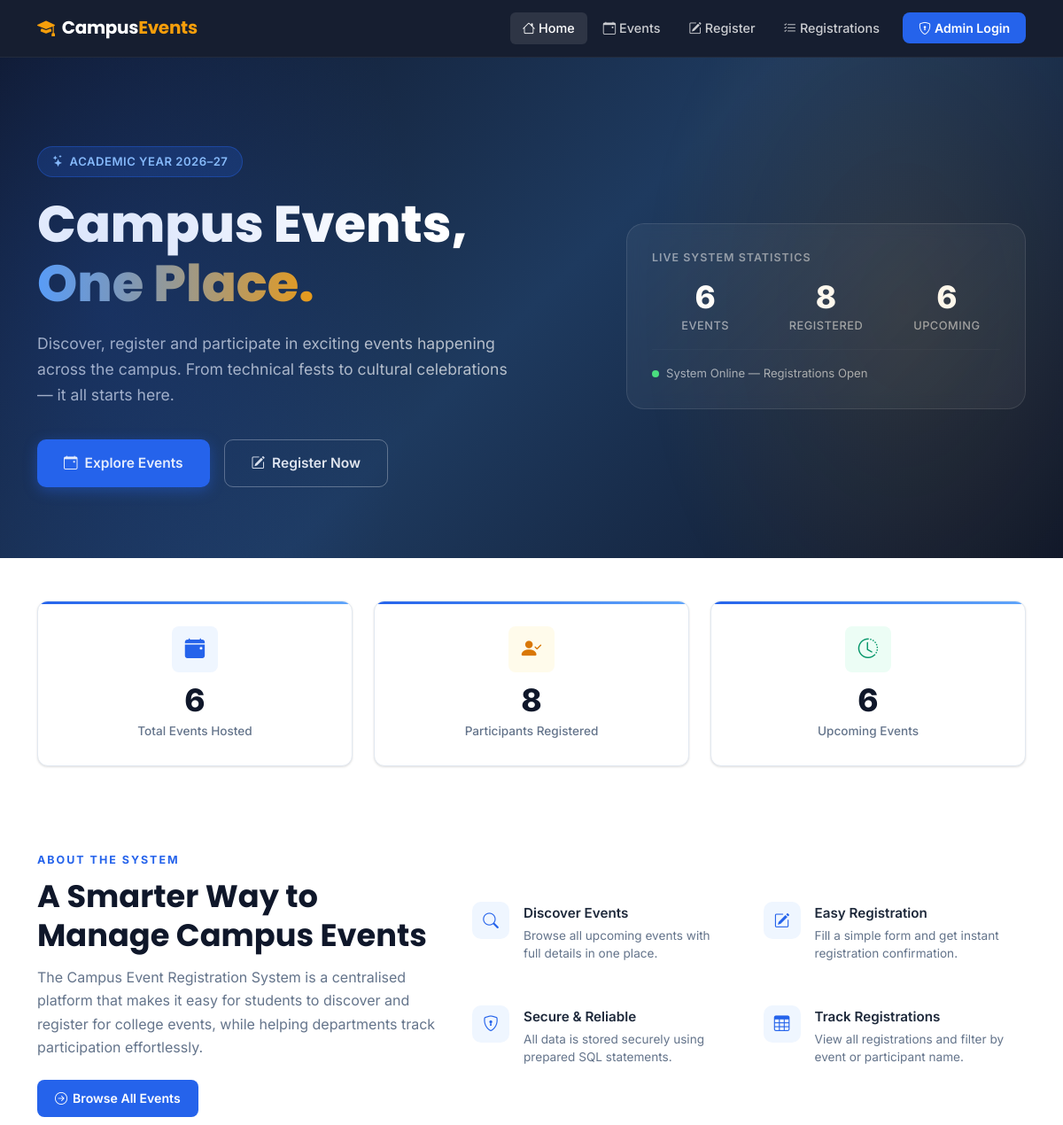
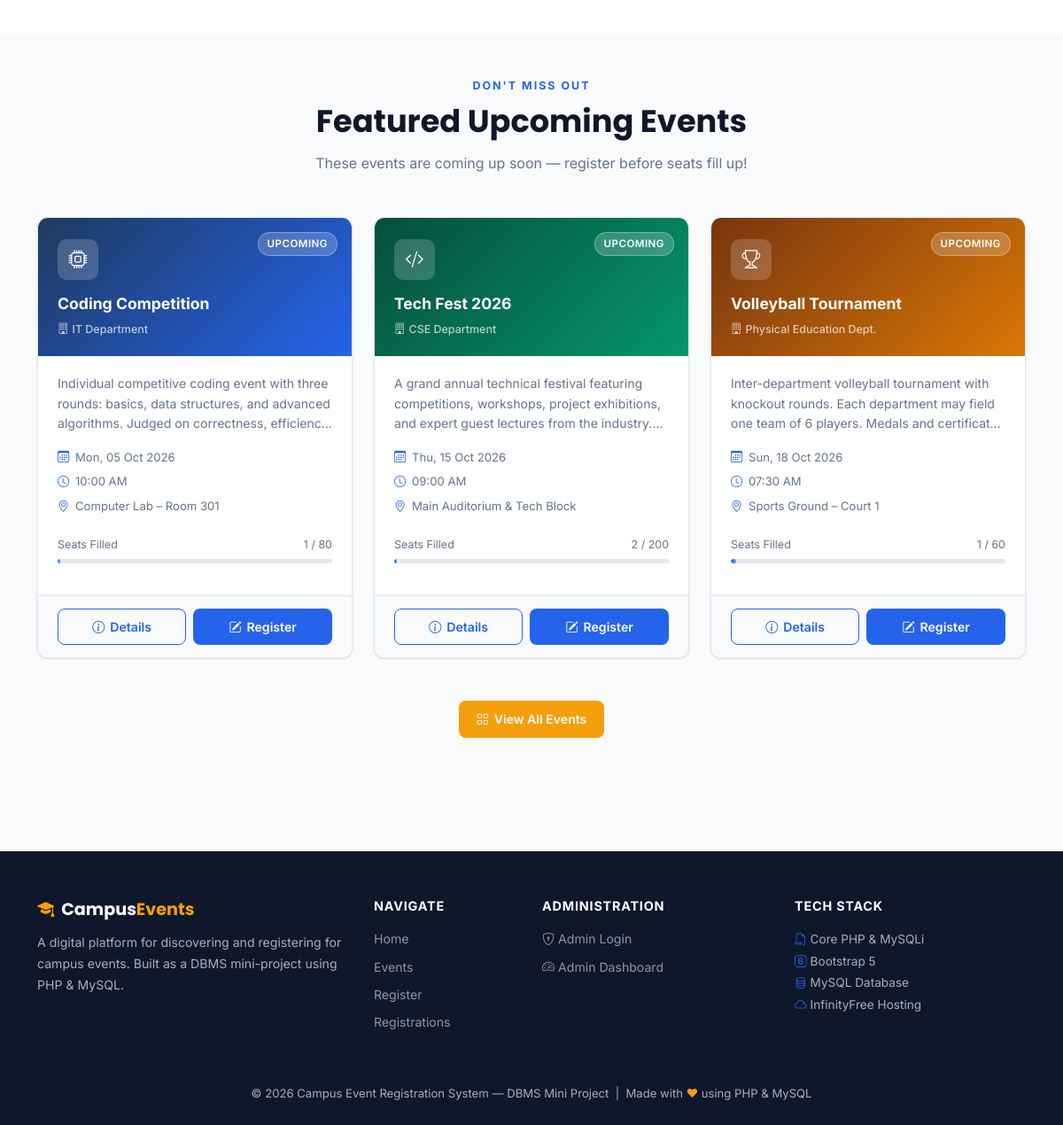
The page / on the database its author committed (2 pictures, top to bottom).
### tables this page shows
CREATE TABLE IF NOT EXISTS events (
    id              INT(11)       NOT NULL AUTO_INCREMENT,
    event_name      VARCHAR(150)  NOT NULL,
    description     TEXT          NOT NULL,
    event_date      DATE          NOT NULL,
    event_time      TIME          NOT NULL,
    venue           VARCHAR(200)  NOT NULL,
    organizer       VARCHAR(150)  NOT NULL,
    max_participants INT(11)      NOT NULL DEFAULT 100,
    status          ENUM('upcoming','ongoing','completed','cancelled') NOT NULL DEFAULT 'upcoming',
    created_at      TIMESTAMP     NOT NULL DEFAULT CURRENT_TIMESTAMP,
    PRIMARY KEY (id),
    INDEX idx_status (status),
    INDEX idx_event_date (event_date)
);

### index.php (the view, shortened to what this page needs)
<?php
require_once 'db.php';
$total_events = 0;
$total_regs   = 0;
$upcoming     = 0;
$res = mysqli_query($conn, "SELECT COUNT(*) AS cnt FROM events");
if ($res) { $total_events = mysqli_fetch_assoc($res)['cnt']; }
$res = mysqli_query($conn, "SELECT COUNT(*) AS cnt FROM registrations");
if ($res) { $total_regs = mysqli_fetch_assoc($res)['cnt']; }
$res = mysqli_query($conn, "SELECT COUNT(*) AS cnt FROM events WHERE status = 'upcoming' AND event_date >= CURDATE()");
if ($res) { $upcoming = mysqli_fetch_assoc($res)['cnt']; }
$featured_events = [];
$sql = "SELECT e.*,
               (SELECT COUNT(*) FROM registrations r WHERE r.event_id = e.id) AS reg_count
        FROM events e
        WHERE e.status = 'upcoming' AND e.event_date >= CURDATE()
        ORDER BY e.event_date ASC
        LIMIT 3";
$res = mysqli_query($conn, $sql);
if ($res) {
    while ($row = mysqli_fetch_assoc($res)) {
        $featured_events[] = $row;
    }
}
$card_colors = ['', 'green', 'amber', 'purple', 'red', 'teal'];
$card_icons  = [
    'bi-cpu',
    'bi-code-slash',
    'bi-trophy',
    'bi-easel2',
    'bi-camera-video',
    'bi-music-note-beamed',
];
?>
<!DOCTYPE html>
<html lang="en">
<head>
    <link href="https://cdn.jsdelivr.net/npm/bootstrap@5.3.3/dist/css/bootstrap.min.css" rel="stylesheet">
    <link href="https://cdn.jsdelivr.net/npm/bootstrap-icons@1.11.3/font/bootstrap-icons.min.css" rel="stylesheet">
    <link href="css/style.css" rel="stylesheet">
</head>
<body>
<nav class="navbar navbar-custom navbar-expand-lg" id="mainNav">
    <div class="container">
        <a class="navbar-brand-text" href="index.php">
            <i class="bi bi-mortarboard-fill me-2" style="color:var(--accent);"></i>Campus<span>Events</span>
        </a>
        <div class="collapse navbar-collapse" id="navMenu">
            <ul class="navbar-nav ms-auto align-items-lg-center gap-lg-1">
                <li class="nav-item"><a class="nav-link active" href="index.php"><i class="bi bi-house me-1"></i>Home</a></li>
                <li class="nav-item"><a class="nav-link" href="events.php"><i class="bi bi-calendar-event me-1"></i>Events</a></li>
                <li class="nav-item"><a class="nav-link" href="register.php"><i class="bi bi-pencil-square me-1"></i>Register</a></li>
                <li class="nav-item"><a class="nav-link" href="registrations.php"><i class="bi bi-list-check me-1"></i>Registrations</a></li>
                <li class="nav-item ms-lg-2">
                    <a class="nav-link btn-nav-cta" href="admin/login.php"><i class="bi bi-shield-lock me-1"></i>Admin Login</a>
                </li>
            </ul>
        </div>
    </div>
</nav>
<section class="hero-section" id="hero">
    <div class="container">
        <div class="row align-items-center gy-5">
            <div class="col-lg-7">
                <div class="hero-badge">
                    <i class="bi bi-stars"></i> Academic Year 2026–27
                </div>
                <h1 class="hero-title">
                    Campus Events,<br>
                    <span class="highlight">One Place.</span>
                </h1>
                <p class="hero-subtitle">
                    Discover, register and participate in exciting events happening across the campus.
                    From technical fests to cultural celebrations — it all starts here.
                </p>
                <div class="d-flex flex-wrap gap-3">
                    <a href="events.php" class="btn-hero-primary">
                        <i class="bi bi-calendar-event"></i> Explore Events
                    </a>
                    <a href="register.php" class="btn-hero-outline">
                        <i class="bi bi-pencil-square"></i> Register Now
                    </a>
                </div>
            </div>
            <div class="col-lg-5">
                <div class="hero-visual-card">
                    <p class="mb-3" style="color:rgba(255,255,255,.5);font-size:.78rem;font-weight:600;text-transform:uppercase;letter-spacing:1px;">
                        Live System Statistics
                    </p>
                    <div class="row g-3 text-center">
                        <div class="col-4 hero-stat-item">
                            <div class="hero-stat-number"><?= $total_events ?></div>
                            <div class="hero-stat-label">Events</div>
                        </div>
                        <div class="col-4 hero-stat-item">
                            <div class="hero-stat-number"><?= $total_regs ?></div>
                            <div class="hero-stat-label">Registered</div>
                        </div>
                        <div class="col-4 hero-stat-item">
                            <div class="hero-stat-number"><?= $upcoming ?></div>
                            <div class="hero-stat-label">Upcoming</div>
                        </div>
                    </div>
                    <hr class="hero-divider my-3">
                    <div class="d-flex align-items-center gap-2" style="color:rgba(255,255,255,.6);font-size:.82rem;">
                        <span style="width:8px;height:8px;background:#4ade80;border-radius:50%;display:inline-block;"></span>
                        System Online — Registrations Open
                    </div>
                </div>
            </div>
        </div>
    </div>
</section>
<section class="py-5" style="background:#fff;">
    <div class="container">
        <div class="row g-4">
            <div class="col-md-4">
                <div class="stat-card">
                    <div class="stat-icon blue"><i class="bi bi-calendar-event-fill"></i></div>
                    <div class="stat-number"><?= $total_events ?></div>
                    <div class="stat-label">Total Events Hosted</div>
                </div>
            </div>
            <div class="col-md-4">
                <div class="stat-card">
                    <div class="stat-icon amber"><i class="bi bi-person-check-fill"></i></div>
                    <div class="stat-number"><?= $total_regs ?></div>
                    <div class="stat-label">Participants Registered</div>
                </div>
            </div>
            <div class="col-md-4">
                <div class="stat-card">
                    <div class="stat-icon green"><i class="bi bi-clock-history"></i></div>
                    <div class="stat-number"><?= $upcoming ?></div>
                    <div class="stat-label">Upcoming Events</div>
                </div>
            </div>
        </div>
    </div>
</section>
<section class="about-section py-5" id="about">
    <div class="container">
        <div class="row gy-5 align-items-center">
            <div class="col-lg-5">
                <div class="section-label">About the System</div>
                <h2 class="section-title">A Smarter Way to Manage Campus Events</h2>
                <p class="section-subtitle mb-4">
                    The Campus Event Registration System is a centralised platform that makes it easy for
                    students to discover and register for college events, while helping departments track
                    participation effortlessly.
                </p>
                <a href="events.php" class="btn-primary-custom">
                    <i class="bi bi-arrow-right-circle"></i> Browse All Events
                </a>
            </div>
            <div class="col-lg-7">
                <div class="row g-3">
                    <div class="col-sm-6">
                        <div class="feature-item">
                            <div class="feature-icon"><i class="bi bi-search"></i></div>
                            <div>
                                <div class="feature-title">Discover Events</div>
                                <div class="feature-text">Browse all upcoming events with full details in one place.</div>
                            </div>
                        </div>
                    </div>
                    <div class="col-sm-6">
                        <div class="feature-item">
                            <div class="feature-icon"><i class="bi bi-pencil-square"></i></div>
                            <div>
                                <div class="feature-title">Easy Registration</div>
                                <div class="feature-text">Fill a simple form and get instant registration confirmation.</div>
                            </div>
                        </div>
                    </div>
                    <div class="col-sm-6">
                        <div class="feature-item">
                            <div class="feature-icon"><i class="bi bi-shield-lock"></i></div>
                            <div>
                                <div class="feature-title">Secure & Reliable</div>
                                <div class="feature-text">All data is stored securely using prepared SQL statements.</div>
                            </div>
                        </div>
                    </div>
                    <div class="col-sm-6">
                        <div class="feature-item">
                            <div class="feature-icon"><i class="bi bi-table"></i></div>
                            <div>
                                <div class="feature-title">Track Registrations</div>
                                <div class="feature-text">View all registrations and filter by event or participant name.</div>
                            </div>
                        </div>
                    </div>
                </div>
            </div>
        </div>
    </div>
</section>
<?php if (!empty($featured_events)) : ?>
<section class="py-5" style="background:var(--surface-alt);" id="featured">
    <div class="container">
        <div class="text-center mb-5">
            <div class="section-label">Don't Miss Out</div>
            <h2 class="section-title">Featured Upcoming Events</h2>
            <p class="section-subtitle mx-auto">
                These events are coming up soon — register before seats fill up!
            </p>
        </div>
        <div class="row g-4">
            <?php foreach ($featured_events as $i => $ev) :
                $color   = $card_colors[$i % count($card_colors)];
                $icon    = $card_icons[$i % count($card_icons)];
                $seats_left = $ev['max_participants'] - $ev['reg_count'];
                $pct     = ($ev['max_participants'] > 0)
                           ? min(100, round(($ev['reg_count'] / $ev['max_participants']) * 100))
                           : 0;
                $fill_cls = ($pct >= 90) ? 'full' : (($pct >= 70) ? 'warn' : '');
            ?>
            <div class="col-md-4">
                <div class="event-card">
                    <div class="event-card-header <?= htmlspecialchars($color) ?>">
                        <div class="event-status-badge">
                            <?= htmlspecialchars(ucfirst($ev['status'])) ?>
                        </div>
                        <div class="event-card-icon"><i class="bi <?= htmlspecialchars($icon) ?>"></i></div>
                        <div class="event-card-title"><?= htmlspecialchars($ev['event_name']) ?></div>
                        <div class="event-card-organizer"><i class="bi bi-building me-1"></i><?= htmlspecialchars($ev['organizer']) ?></div>
                    </div>
                    <div class="event-card-body">
                        <p class="event-card-desc"><?= htmlspecialchars($ev['description']) ?></p>
                        <div class="event-meta-row">
                            <i class="bi bi-calendar3"></i>
                            <?= date('D, d M Y', strtotime($ev['event_date'])) ?>
                        </div>
                        <div class="event-meta-row">
                            <i class="bi bi-clock"></i>
                            <?= date('h:i A', strtotime($ev['event_time'])) ?>
                        </div>
                        <div class="event-meta-row">
                            <i class="bi bi-geo-alt"></i>
                            <?= htmlspecialchars($ev['venue']) ?>
                        </div>
                        <div class="event-seats-bar">
                            <div class="seats-label">
                                <span>Seats Filled</span>
                                <span><?= $ev['reg_count'] ?> / <?= $ev['max_participants'] ?></span>
                            </div>
                            <div class="seats-progress">
                                <div class="seats-fill <?= $fill_cls ?>" style="width:<?= $pct ?>%"></div>
                            </div>
                        </div>
                    </div>
                    <div class="event-card-footer">
                        <a href="event_details.php?id=<?= (int)$ev['id'] ?>" class="btn-outline-custom flex-fill justify-content-center">
                            <i class="bi bi-info-circle"></i> Details
                        </a>
                        <?php if ($seats_left > 0) : ?>
                        <a href="register.php?event_id=<?= (int)$ev['id'] ?>" class="btn-primary-custom flex-fill justify-content-center">
                            <i class="bi bi-pencil-square"></i> Register
                        </a>
                        <?php else : ?>
                        <span class="btn-primary-custom flex-fill justify-content-center" style="background:#94a3b8;cursor:not-allowed;">
                            <i class="bi bi-x-circle"></i> Full
                        </span>
                        <?php endif; ?>
                    </div>
                </div>
            </div>
            <?php endforeach; ?>
        </div>
        <div class="text-center mt-5">
            <a href="events.php" class="btn-accent-custom">
                <i class="bi bi-grid"></i> View All Events
            </a>
        </div>
    </div>
</section>
<?php endif; ?>
<footer class="footer-custom">
    <div class="container">
        <div class="row gy-4">
            <div class="col-lg-4">
                <div class="footer-brand"><i class="bi bi-mortarboard-fill me-2" style="color:var(--accent);"></i>Campus<span>Events</span></div>
                <p class="footer-desc">
                    A digital platform for discovering and registering for campus events.
                    Built as a DBMS mini-project using PHP &amp; MySQL.
                </p>
            </div>
            <div class="col-lg-2 col-6">
                <div class="footer-heading">Navigate</div>
                <a href="index.php"      class="footer-link">Home</a>
                <a href="events.php"     class="footer-link">Events</a>
                <a href="register.php"   class="footer-link">Register</a>
                <a href="registrations.php" class="footer-link">Registrations</a>
            </div>
            <div class="col-lg-3 col-6">
                <div class="footer-heading">Administration</div>
                <a href="admin/login.php"     class="footer-link"><i class="bi bi-shield-lock me-1"></i>Admin Login</a>
                <a href="admin/dashboard.php" class="footer-link"><i class="bi bi-speedometer2 me-1"></i>Admin Dashboard</a>
            </div>
            <div class="col-lg-3">
                <div class="footer-heading">Tech Stack</div>
                <p style="font-size:.85rem;line-height:1.8;">
                    <i class="bi bi-filetype-php text-primary-custom me-1"></i>Core PHP &amp; MySQLi<br>
                    <i class="bi bi-bootstrap text-primary-custom me-1"></i>Bootstrap 5<br>
                    <i class="bi bi-database text-primary-custom me-1"></i>MySQL Database<br>
                    <i class="bi bi-cloud text-primary-custom me-1"></i>InfinityFree Hosting
                </p>
            </div>
        </div>
        <hr class="footer-divider">
        <div class="footer-bottom">
            &copy; <?= date('Y') ?> Campus Event Registration System &mdash; DBMS Mini Project &nbsp;|&nbsp;
            Made with <span>♥</span> using PHP &amp; MySQL
        </div>
    </div>
</footer>
</body>
</html>

### rows shown on the page
events: status "UPCOMING", event_name "Coding Competition", organizer "IT Department", description "Individual competitive coding event with three rounds: basics, data structures, and advanced algorithms. Judged on correctness,…", event_date "Mon, 05 Oct 2026", event_time "10:00 AM", venue "Computer Lab – Room 301", reg_count "1", max_participants "80"
events: status "UPCOMING", event_name "Tech Fest 2026", organizer "CSE Department", description "A grand annual technical festival featuring competitions, workshops, project exhibitions, and expert guest lectures from the…", event_date "Thu, 15 Oct 2026", event_time "09:00 AM", venue "Main Auditorium & Tech Block", reg_count "2", max_participants "200", $pct 1 (drawn)
events: status "UPCOMING", event_name "Volleyball Tournament", organizer "Physical Education Dept.", description "Inter-department volleyball tournament with knockout rounds. Each department may field one team of 6 players. Medals and…", event_date "Sun, 18 Oct 2026", event_time "07:30 AM", venue "Sports Ground – Court 1", reg_count "1", max_participants "60", $pct 2 (drawn)

### other values the page prints
$total_events "6"
$total_regs "8"
$upcoming "6"
